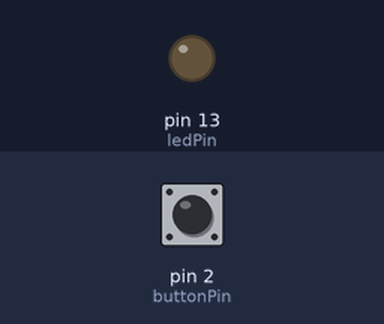
Simulated run of this sketch. Board: Arduino Uno, built with avr-gcc and run on an emulated ATmega328P. Parts: output pins drawn as LEDs (lit = HIGH). The test bench sets the inputs (shaded band); at power-on: pin 2 (buttonPin) LOW.

Above: at 1.2 s.
1.3 s: pin 2 (buttonPin) pulled HIGH for 0.15 s
At 1.37 s:
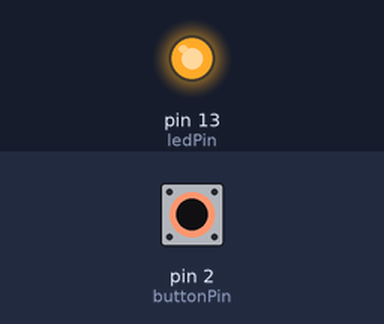
2.9 s: pin 2 (buttonPin) pulled HIGH for 3.2 s
At 7.2 s:
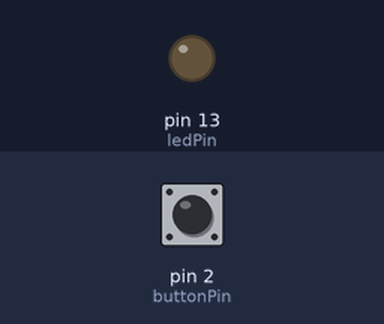
Timing chart, 0 to 8.7 s (numbered marks = the images above; inputs shaded):
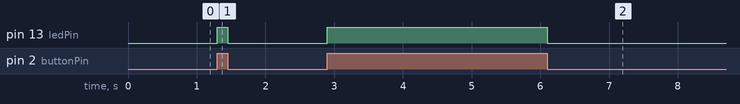

Measured:
- after the input at 1.3 s, pin 13 (ledPin): LOW → HIGH at once, → LOW 0.15 s later
- after the input at 2.9 s, pin 13 (ledPin): LOW → HIGH at once, → LOW 3.2 s later

The sketch:

interrupt_external_1.ino
```cpp
/*
 * externalInterrupt.pde: INT 0 外部中斷
 */

const int interruptNumber = 0;           // Interrupt 0 在 pin 2 上
const int buttonPin = 2;                 // 按鈕(pushbutton)
const int ledPin = 13;                   // LED
volatile int buttonState;                // 用來儲存按鈕狀態

void setup() {
  pinMode(ledPin, OUTPUT);               // 把 ledPin 設置成 OUTPUT
  pinMode(buttonPin, INPUT);             // 把 buttonPin 設置成 INPUT

  EIMSK |= _BV(INT0);                    // enable INT 0
  EICRA &= ~_BV(ISC01);                  // pin 狀態改變時觸發中斷
  EICRA |= _BV(ISC00);
}

void loop() {
  // do nothing
}

// 讀取 buttonPin 的狀態&#65292;並反應到 ledPin 上
void buttonStateChanged() {
  buttonState = digitalRead(buttonPin);
  digitalWrite(ledPin, buttonState);
}

// Interrupt 0 的中斷處理函式
ISR(INT0_vect) {
  buttonStateChanged();
}
```
